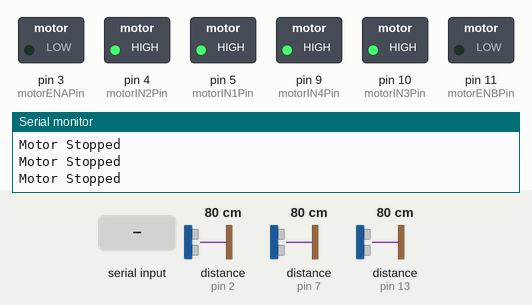
This sketch was run on a simulated Arduino Uno, built with avr-gcc and run on an emulated ATmega328P. On the bench: switched loads named in the sketch (green lamp = pin HIGH), the last lines printed to the serial monitor. Dashed ring = blinking. The inputs (shaded band) are chosen by the test bench; at power-on: distance to the obstacle (sensors on pin 2, pin 13, pin 7) 80 cm. The echo pulse lasts 58.3 µs per cm; pins used as bus, display or sensor lines are not drawn.

Above: at 1.2 s.
1.3 s: "90,45\n" received over Serial
At 2.4 s:
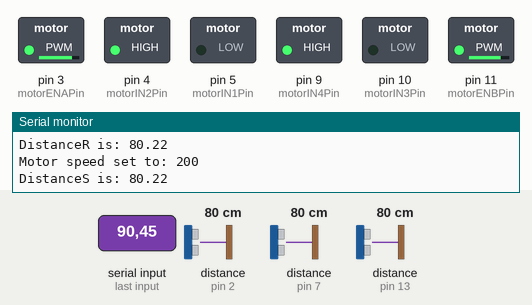
2.9 s: distance to the obstacle (sensor on pin 2) set to 21 cm
5.9 s: distance to the obstacle (sensor on pin 2) set to 18 cm
At 6.8 s:
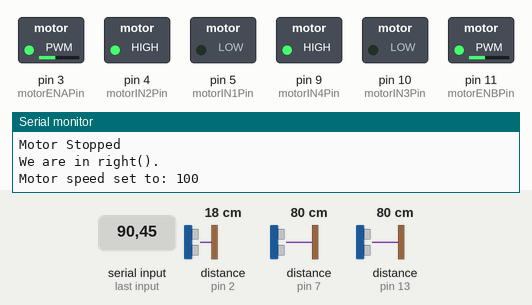
8.9 s: distance to the obstacle (sensor on pin 2) set to 120 cm
At 9.7 s:
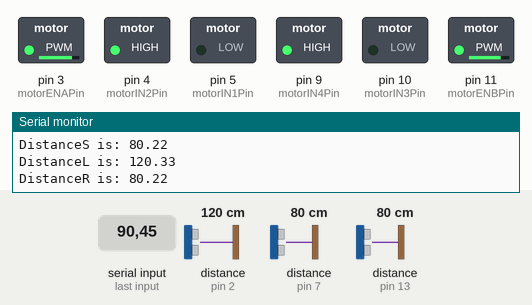
10.5 s: distance to the obstacle (sensor on pin 13) set to 22 cm
12.0 s: distance to the obstacle (sensor on pin 13) set to 17 cm
At 13.5 s:
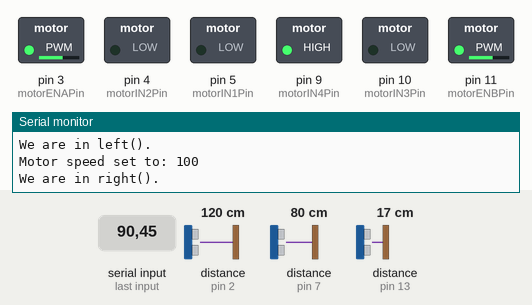
Timing chart, 0 to 16.0 s (numbered marks = the images above; inputs shaded):
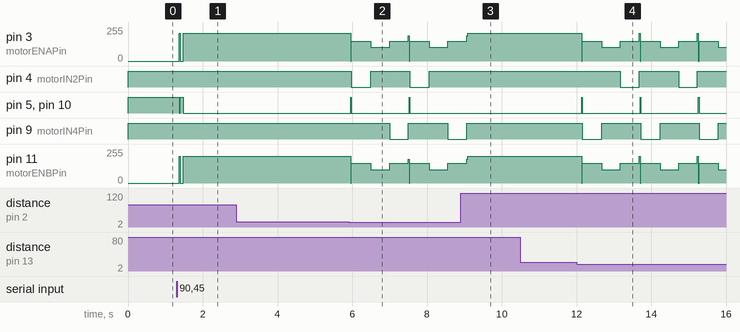

Measured:
- the behaviour switches between 20 and 19 cm on distance to the obstacle (sensor on pin 2) (found by bisection; images 1 and 2)
- the behaviour switches between 20 and 19 cm on distance to the obstacle (sensor on pin 13) (found by bisection; images 3 and 4)
- after the input at 1.3 s, pin 3 (motorENAPin): 0/255 → 209/255 after 0.18 s; pin 5 (motorIN1Pin), pin 10 (motorIN3Pin): HIGH → LOW after 0.07 s, → HIGH 0.03 s later, → LOW 0.08 s later; pin 11 (motorENBPin): 0/255 → 200/255 after 0.18 s
- after the input at 5.9 s, pin 4 (motorIN2Pin): alternates HIGH for 1.0 s and LOW for 0.52 s, starting after 0.08 s; pin 5 (motorIN1Pin), pin 10 (motorIN3Pin): alternates HIGH for 0.02 s and LOW for 1.5 s, starting after 0.06 s; pin 9 (motorIN4Pin): HIGH → LOW after 1.1 s, → HIGH 0.50 s later, → LOW 1.1 s later
- after the input at 8.9 s, pin 4 (motorIN2Pin): stays HIGH (without the input it goes to LOW after 0.20 s); pin 5 (motorIN1Pin), pin 10 (motorIN3Pin): stays LOW (without the input it goes to HIGH after 0.18 s); pin 9 (motorIN4Pin): goes on until 9.1 s, then stays HIGH
- after the input at 12.0 s, pin 3 (motorENAPin): 209/255 → 0/255 after 0.14 s, then repeats every 1.6 s: 150/255 0.52 s, 104/255 0.50 s, 150/255 0.50 s, 209/255 0.03 s, 0/255 0.02 s; pin 4 (motorIN2Pin): alternates HIGH for 1.1 s and LOW for 0.50 s, starting after 1.2 s

The sketch:

Final_Code.ino
```cpp
//FULLY FUNCTIONAL CAR.

#define motorIN1Pin 5  // IN1
#define motorIN2Pin 4  // IN2
#define motorIN3Pin 10  // IN3
#define motorIN4Pin 9 // IN4
#define motorENAPin 3  // ENA
#define motorENBPin 11 // ENB

#define usTrigPin1 12    // Ultrasound Trig Pin
#define usEchoPin1 13    // Ultrasound Echo Pin
#define usTrigPin2 6    // Ultrasound Trig Pin
#define usEchoPin2 2    // Ultrasound Echo Pin
#define usTrigPin3 8    // Ultrasound Trig Pin
#define usEchoPin3 7    // Ultrasound Echo Pin

void UsSetup() {
  pinMode(usTrigPin1, OUTPUT);
  pinMode(usEchoPin1, INPUT);
  pinMode(usTrigPin2, OUTPUT);
  pinMode(usEchoPin2, INPUT);
  pinMode(usTrigPin3, OUTPUT);
  pinMode(usEchoPin3, INPUT);
}

//Return distance from 3 ulstrasound sensors in cm or max value (400) if out of range

float UsGetDistance() {
  float duration, dist;

  // Send out ultrasound trigger
  digitalWrite(usTrigPin1, LOW);
  delayMicroseconds(1);

  digitalWrite(usTrigPin1, HIGH);
  delayMicroseconds(2);
  digitalWrite(usTrigPin1, LOW);

  // Wait for ultrasound echo
  duration = pulseIn(usEchoPin1, HIGH);

  // Compute distance
  dist =  (duration / 2) * 0.0344;

  return dist;
}
float UsGetDistanceL() {
  float duration, dist;

  // Send out ultrasound trigger
  digitalWrite(usTrigPin2, LOW);
  delayMicroseconds(1);

  digitalWrite(usTrigPin2, HIGH);
  delayMicroseconds(2);
  digitalWrite(usTrigPin2, LOW);

  // Wait for ultrasound echo
  duration = pulseIn(usEchoPin2, HIGH);

  // Compute distance
  dist =  (duration / 2) * 0.0344;

  return dist;
}
float UsGetDistanceR() {
  float duration, dist;

  // Send out ultrasound trigger
  digitalWrite(usTrigPin3, LOW);
  delayMicroseconds(1);

  digitalWrite(usTrigPin3, HIGH);
  delayMicroseconds(2);
  digitalWrite(usTrigPin3, LOW);

  // Wait for ultrasound echo
  duration = pulseIn(usEchoPin3, HIGH);

  // Compute distance
  dist =  (duration / 2) * 0.0344;

  return dist;
}

void MotorSetup() {
  pinMode(motorIN3Pin, OUTPUT);  // Right Back
  pinMode(motorIN4Pin, OUTPUT);  // Right Front
  pinMode(motorIN1Pin, OUTPUT);  // Left  Back
  pinMode(motorIN2Pin, OUTPUT);  // Left  Front
  pinMode(motorENAPin, OUTPUT);  // Left  PWM
  pinMode(motorENBPin, OUTPUT);  // Right PWM
}

void MotorSetSpeed(int s) {
  int speedL, speedR;
  // The left and right wheels are inbalance due to physical limitation.
  // Slightly adjust the values between left/right to suit your car.
  // Remember: a higher value makes the motor spins faster.
  speedL = speedR = s;
  speedL = speedR * 1.05;
  if (s == 0) {
    digitalWrite(motorIN1Pin, HIGH);
    digitalWrite(motorIN2Pin, HIGH);
    digitalWrite(motorIN3Pin, HIGH);
    digitalWrite(motorIN4Pin, HIGH);
    digitalWrite(motorENBPin, LOW);
    digitalWrite(motorENAPin, LOW);
    Serial.println("Motor Stopped");
  } else {
    digitalWrite(motorIN1Pin,LOW);      // Set direction
    digitalWrite(motorIN2Pin,HIGH);     // Set direction
    digitalWrite(motorIN3Pin,LOW);      // Set direction
    digitalWrite(motorIN4Pin,HIGH);     // Set direction
    analogWrite(motorENAPin,speedL);         // Control speed with PWM
    analogWrite(motorENBPin,speedR);         // Control speed with PWM
    Serial.print("Motor speed set to: ");
    Serial.println(s);
  }
}

void reverse()
{
    int speedL, speedR;
    speedL = speedR = 150;
    digitalWrite(motorIN1Pin,HIGH);      // Set direction
    digitalWrite(motorIN2Pin,LOW);     // Set direction
    digitalWrite(motorIN3Pin,HIGH);      // Set direction
    digitalWrite(motorIN4Pin,LOW);     // Set direction
    analogWrite(motorENAPin,speedL);         // Control speed with PWM
    analogWrite(motorENBPin,speedR);         // Control speed with PWM
    Serial.println("We are in reverse().");
}
void right()
{
    int speedL, speedR;
    speedL = speedR = 150;
    digitalWrite(motorIN1Pin,LOW);      // Set direction
    digitalWrite(motorIN2Pin,LOW);     // Set direction
    digitalWrite(motorIN3Pin,LOW);      // Set direction
    digitalWrite(motorIN4Pin,HIGH);     // Set direction
    analogWrite(motorENAPin,speedL);         // Control speed with PWM
    analogWrite(motorENBPin,speedR);         // Control speed with PWM
    Serial.println("We are in right().");
}
void left()
{
    int speedL, speedR;
    speedL = speedR = 150;
    digitalWrite(motorIN1Pin,LOW);      // Set direction
    digitalWrite(motorIN2Pin,HIGH);     // Set direction
    digitalWrite(motorIN3Pin,LOW);      // Set direction
    digitalWrite(motorIN4Pin,LOW);     // Set direction
    analogWrite(motorENAPin,speedL);         // Control speed with PWM
    analogWrite(motorENBPin,speedR);         // Control speed with PWM
    Serial.println("We are in left().");
}

void right_turn()
{
  right();
  delay(500); // Delay 1 second
  MotorSetSpeed(100);
  delay(500); // Delay 1 second
  left();
  delay(500); // Delay 1 second
}

void left_turn()
{
  left();
  delay(500); // Delay 1 second
  MotorSetSpeed(100);
  delay(500); // Delay 1 second
  right();
  delay(500); // Delay 1 second
}


int ComputeSpeed(float distance, float distanceL, float distanceR) {
  // Compute the desired motor speed and store in the variable motorSpeed
  int motorSpeed;
  int speedMin = 150;
  int speedMax = 200;

  if (distanceR < 20)
  {
    MotorSetSpeed(0);
    left_turn();
    return 180;
  }
  if (distanceL < 20)
  {
    MotorSetSpeed(0);
    right_turn();
    return 180;
  }
  if (distance >= 20)
  {
    if (distanceL < 20 && distanceR < 20)
      motorSpeed = speedMin;
    else if (distanceR < 20)
    {
      MotorSetSpeed(0);
      left_turn();
    }
    else if (distanceL < 20)
    {
      MotorSetSpeed(0);
      right_turn();
    }
    else
    {
      motorSpeed = speedMax;
    }
  }
  else if (distance >= 8 && distance < 20)
  {
    if (distanceL > 20)
    {
      MotorSetSpeed(0);
      left_turn();
    }
    else if (distanceR > 20)
    {
      MotorSetSpeed(0);
      right_turn();
    }
    else
    {
      reverse();
      delay(800);
      if (distanceL > distanceR)
      {
        left();
      }
      else
      {
        right();
      }
      delay(500);
    }
  }
  else
  {
    reverse();
    delay(800);
    if (distanceL > distanceR)
    {
      left();
    }
    else
    {
      right();
    }
    delay(500);
  }
  return motorSpeed;
}

void setup() {
  // put your setup code here, to run once:
  Serial.begin (9600);
  UsSetup();
  MotorSetup();
}
int flag=0;
void loop() {
  // put your main code here, to run repeatedly:
  float distance,distanceL,distanceR;
  int motorSpeed;
  if (Serial.available()) {
    flag = (Serial.read()-'0');
  }
  if (flag)
  {
    // Read distance from Ultrasound Sensor
    distance = UsGetDistance();
    distanceL = UsGetDistanceL();
    distanceR = UsGetDistanceR();
    Serial.print("DistanceS is: ");
    Serial.println(distance);
    Serial.print("DistanceL is: ");
    Serial.println(distanceL);
    Serial.print("DistanceR is: ");
    Serial.println(distanceR);

    // Process: compute desired speed based on distance from obstacle
    motorSpeed = ComputeSpeed(distance,distanceL,distanceR);

    // Set motor to the speed you've decided on
    MotorSetSpeed(motorSpeed);
  }
  else
    MotorSetSpeed(0);
}
```
